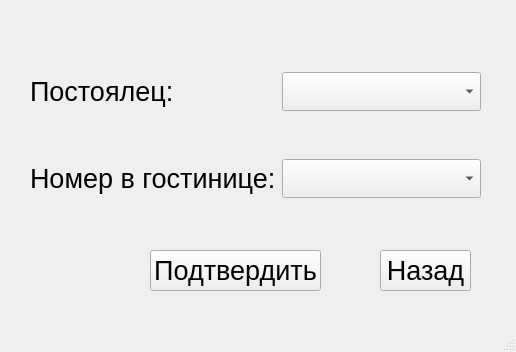
<?xml version="1.0" encoding="UTF-8"?>
<ui version="4.0">
 <class>MainWindow</class>
 <widget class="QMainWindow" name="MainWindow">
  <property name="geometry">
   <rect>
    <x>0</x>
    <y>0</y>
    <width>516</width>
    <height>352</height>
   </rect>
  </property>
  <property name="windowTitle">
   <string>Заселить/Выселить</string>
  </property>
  <widget class="QWidget" name="centralwidget">
   <widget class="QPushButton" name="enter">
    <property name="geometry">
     <rect>
      <x>150</x>
      <y>250</y>
      <width>171</width>
      <height>41</height>
     </rect>
    </property>
    <property name="font">
     <font>
      <pointsize>20</pointsize>
     </font>
    </property>
    <property name="text">
     <string>Подтвердить</string>
    </property>
   </widget>
   <widget class="QPushButton" name="exit">
    <property name="geometry">
     <rect>
      <x>380</x>
      <y>250</y>
      <width>91</width>
      <height>41</height>
     </rect>
    </property>
    <property name="font">
     <font>
      <pointsize>20</pointsize>
     </font>
    </property>
    <property name="text">
     <string>Назад</string>
    </property>
   </widget>
   <widget class="QWidget" name="gridLayoutWidget">
    <property name="geometry">
     <rect>
      <x>30</x>
      <y>30</y>
      <width>451</width>
      <height>211</height>
     </rect>
    </property>
    <property name="font">
     <font>
      <pointsize>20</pointsize>
     </font>
    </property>
    <layout class="QGridLayout" name="gridLayout">
     <item row="0" column="1">
      <widget class="QComboBox" name="people">
       <property name="font">
        <font>
         <pointsize>20</pointsize>
        </font>
       </property>
      </widget>
     </item>
     <item row="1" column="1">
      <widget class="QComboBox" name="numberofhostel">
       <property name="font">
        <font>
         <pointsize>20</pointsize>
        </font>
       </property>
      </widget>
     </item>
     <item row="0" column="0">
      <widget class="QLabel" name="label">
       <property name="font">
        <font>
         <pointsize>20</pointsize>
        </font>
       </property>
       <property name="text">
        <string>Постоялец:</string>
       </property>
      </widget>
     </item>
     <item row="1" column="0">
      <widget class="QLabel" name="label_2">
       <property name="font">
        <font>
         <pointsize>20</pointsize>
        </font>
       </property>
       <property name="text">
        <string>Номер в гостинице:</string>
       </property>
      </widget>
     </item>
    </layout>
   </widget>
  </widget>
  <widget class="QMenuBar" name="menubar">
   <property name="geometry">
    <rect>
     <x>0</x>
     <y>0</y>
     <width>516</width>
     <height>21</height>
    </rect>
   </property>
  </widget>
  <widget class="QStatusBar" name="statusbar"/>
 </widget>
 <resources/>
 <connections/>
</ui>
